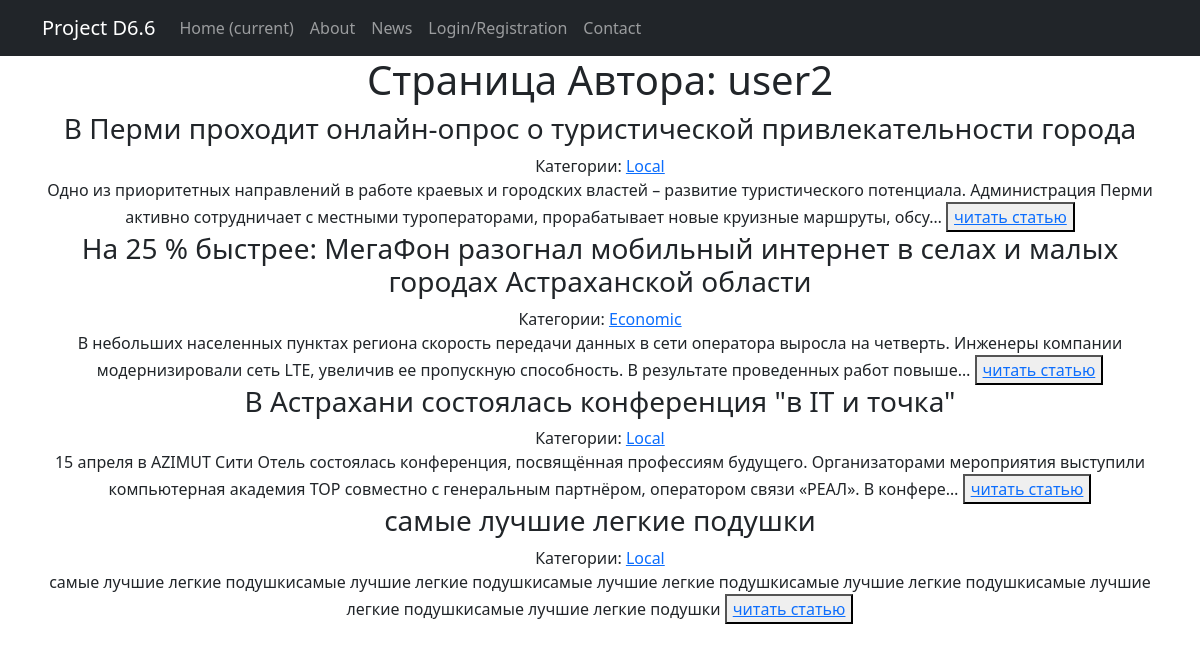
/articles/author/2/, run on the app's committed database.
### news/models.py (models this page shows, shortened)
class Author(models.Model):  # наследуемся от класса Model
    objects = None
    user = models.OneToOneField(User, on_delete=models.CASCADE)  # имя автора в соответствии с шаблоном User
    rating = models.IntegerField(default=0)  # рейтинг автора

class Post(models.Model):  # класс Post
    news = 'NE'
    article = 'AR'
    CATSELECT = [
        (news, 'Новость'),
        (article, 'Статья')
    ]
    objects = None
    author = models.ForeignKey(Author, on_delete=models.CASCADE)  # связь «один ко многим» с моделью Author
    time_in = models.DateTimeField(auto_now_add=True)  # автоматическое присвоение даты и времени создания
    title = models.CharField(max_length=255)  # длина заголовка
    choice_field = models.CharField(max_length=2, choices=CATSELECT)  # поле выбора категории новость/статья
    content = models.TextField()  # содержание статьи/новости
    rating = models.IntegerField(default=0)  # рейтинг статьи/новости
    category = models.ManyToManyField(Category, through='PostCategory', related_name='PostCategory')  # связь «многие ко многим» с моделью Category (с дополнительной моделью PostCategory)

class Category(models.Model):  # класс Категорий
    objects = None
    name = models.CharField(max_length=128, unique=True)  # максмиальная длина 128 знаков, уникальное поле
    subscribers = models.ManyToManyField(User, blank=True, related_name='categories')

### news/views.py (the view)
# urls.py: path('author/<int:pk>/', AuthorDetail.as_view(), name='author'),
class AuthorDetail(DetailView):
    model = Author
    template_name = 'author.html'
    context_object_name = 'author'
    def get_context_data(self, **kwargs):
        context = super().get_context_data(**kwargs)
        context['posts'] = Author.objects.get(pk=self.kwargs['pk']).post_set.all().order_by('-id')
        return context

### news/templatetags/custom_filters.py (called while the page is built)
@register.filter()
def censor(value, censored_words=BAD_WORDS, symbols=SYMBOLS):
    if isinstance(value, str):
        for i in value.split():
            count = 0
            if not i.isalnum():
                for j in symbols:
                    if j in i:
                        count += 1
            if i[:len(i) - count].lower() in censored_words:
                value = value.replace(i[:len(i) - count], i[0] + '*' * (len(i) - 1 - count))
    else:
        try:
            raise AttributeError
        except AttributeError:
            print("AttributeError")
    return value

### templates/author.html (shortened to what this page needs)
{% extends 'flatpages/default.html' %}
{% load static %}
{% load custom_filters %}
{% block content %}
<h1>Страница Автора: {{ author.user.username }}</h1>
{% for post in posts %}
        <h3>{{ post.title }}</h3>
        Категории:
        {% for category in post.category.all %}
            <a href="{% url 'categories' category.id%}"> {{ category.name }}</a>
        {% endfor %}
        <br>
        {{ post.content|censor|truncatechars:220 }}
        <button><a class="text-center" href="/news/{{post.id}}">читать статью</a> </button>
        <br>
{% endfor %}
{% endblock content %}

### templates/flatpages/default.html (shortened to what this page needs)
<!DOCTYPE html>
<html lang="en">
    <head>
        {% load static %}
        <link href="{% static 'css/styles.css' %}" rel="stylesheet" />
    </head>
    <body>
        <nav class="navbar navbar-expand-lg navbar-dark bg-dark static-top">
            <div class="container">
                <a class="navbar-brand" href="#">Project D6.6</a>
                <div class="collapse navbar-collapse" id="navbarResponsive">
                    <ul class="navbar-nav ml-auto">
                        <li class="nav-item active">
                            <a class="nav-link" href="#">Home
                                <span class="sr-only">(current)</span>
                            </a>
                        </li>
                        <li class="nav-item">
                            <a class="nav-link" href="/about/">About</a>
                        </li>
                        <li class="nav-item">
                            <a class="nav-link" href="/news/">News</a>
                        </li>
                        <li class="nav-item">
                            <a class="nav-link" href="{% url 'account_login' %}">Login/Registration</a>
                        </li>
                        <li class="nav-item">
                            <a class="nav-link" href="/contacts/">Contact</a>
                        </li>
                    </ul>
                </div>
            </div>
        </nav>
        <div class="container">
            <div class="row">
                <div class="col-lg-12 text-center">
                    {% block content %}{% endblock content %}
                </div>
            </div>
        </div>
    </body>
</html>

### data on the page
Author: user.username "user2"
Post: title "В Перми проходит онлайн-опрос о туристической привлекательности города", content|censor "Одно из приоритетных направлений в работе краевых и городских властей – развитие туристического потенциала. Администрация Перми активно сотрудничает с местными туроператорами, прорабатывает новые круизные маршруты, обсу…"
Category: name "Local"
Post: title "На 25 % быстрее: МегаФон разогнал мобильный интернет в селах и малых городах Астраханской области", content|censor "В небольших населенных пунктах региона скорость передачи данных в сети оператора выросла на четверть. Инженеры компании модернизировали сеть LTE, увеличив ее пропускную способность. В результате проведенных работ повыше…"
Category: name "Economic"
Post: title "В Астрахани состоялась конференция \"в IT и точка\"", content|censor "15 апреля в AZIMUT Сити Отель состоялась конференция, посвящённая профессиям будущего. Организаторами мероприятия выступили компьютерная академия TOP совместно с генеральным партнёром, оператором связи «РЕАЛ». В конфере…"
Post: title "самые лучшие легкие подушки", content|censor "самые лучшие легкие подушкисамые лучшие легкие подушкисамые лучшие легкие подушкисамые лучшие легкие подушкисамые лучшие легкие подушкисамые лучшие легкие подушки"
